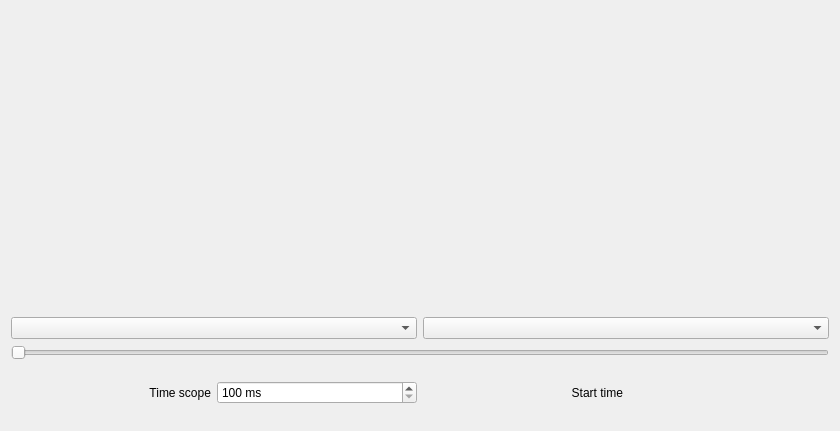
<?xml version="1.0" encoding="UTF-8"?>
<ui version="4.0">
 <class>ChannelsCharts</class>
 <widget class="QDialog" name="ChannelsCharts">
  <property name="geometry">
   <rect>
    <x>0</x>
    <y>0</y>
    <width>840</width>
    <height>431</height>
   </rect>
  </property>
  <property name="windowTitle">
   <string>Dialog</string>
  </property>
  <layout class="QVBoxLayout" name="layout">
   <item>
    <layout class="QGridLayout" name="charts_layout">
     <item row="1" column="1">
      <widget class="QComboBox" name="output_selector"/>
     </item>
     <item row="1" column="0">
      <widget class="QComboBox" name="input_selector"/>
     </item>
     <item row="0" column="0">
      <widget class="QWidget" name="input_chart" native="true">
       <property name="minimumSize">
        <size>
         <width>400</width>
         <height>300</height>
        </size>
       </property>
       <property name="maximumSize">
        <size>
         <width>600</width>
         <height>400</height>
        </size>
       </property>
       <property name="baseSize">
        <size>
         <width>0</width>
         <height>0</height>
        </size>
       </property>
      </widget>
     </item>
     <item row="0" column="1">
      <widget class="QWidget" name="output_chart" native="true">
       <property name="minimumSize">
        <size>
         <width>400</width>
         <height>300</height>
        </size>
       </property>
      </widget>
     </item>
    </layout>
   </item>
   <item>
    <widget class="QSlider" name="cursor">
     <property name="maximum">
      <number>0</number>
     </property>
     <property name="singleStep">
      <number>0</number>
     </property>
     <property name="orientation">
      <enum>Qt::Horizontal</enum>
     </property>
    </widget>
   </item>
   <item>
    <layout class="QHBoxLayout" name="scope_layout">
     <item>
      <widget class="QLabel" name="scope_label">
       <property name="text">
        <string>Time scope</string>
       </property>
       <property name="alignment">
        <set>Qt::AlignRight|Qt::AlignTrailing|Qt::AlignVCenter</set>
       </property>
      </widget>
     </item>
     <item>
      <widget class="QSpinBox" name="scope">
       <property name="suffix">
        <string> ms</string>
       </property>
       <property name="prefix">
        <string/>
       </property>
       <property name="minimum">
        <number>100</number>
       </property>
       <property name="maximum">
        <number>10000</number>
       </property>
       <property name="singleStep">
        <number>100</number>
       </property>
       <property name="value">
        <number>100</number>
       </property>
      </widget>
     </item>
     <item>
      <widget class="QLabel" name="timer_label">
       <property name="text">
        <string>Start time</string>
       </property>
       <property name="alignment">
        <set>Qt::AlignRight|Qt::AlignTrailing|Qt::AlignVCenter</set>
       </property>
      </widget>
     </item>
     <item>
      <widget class="QLabel" name="timer">
       <property name="text">
        <string/>
       </property>
      </widget>
     </item>
    </layout>
   </item>
  </layout>
 </widget>
 <resources/>
 <connections/>
</ui>
